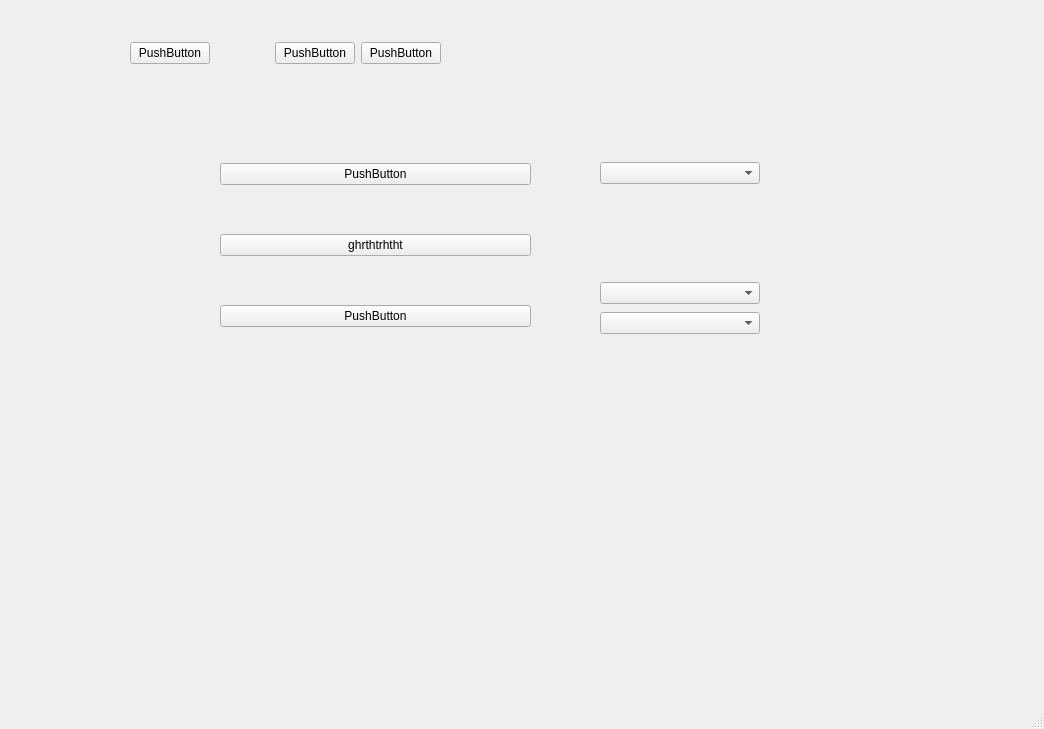
<?xml version="1.0" encoding="UTF-8"?>
<ui version="4.0">
 <class>MainWindow</class>
 <widget class="QMainWindow" name="MainWindow">
  <property name="geometry">
   <rect>
    <x>0</x>
    <y>0</y>
    <width>1044</width>
    <height>729</height>
   </rect>
  </property>
  <property name="windowTitle">
   <string>MainWindow</string>
  </property>
  <widget class="QWidget" name="centralwidget">
   <widget class="QWidget" name="verticalLayoutWidget">
    <property name="geometry">
     <rect>
      <x>220</x>
      <y>120</y>
      <width>311</width>
      <height>251</height>
     </rect>
    </property>
    <layout class="QVBoxLayout" name="verticalLayout_3">
     <item>
      <widget class="QPushButton" name="pushButton">
       <property name="text">
        <string>PushButton</string>
       </property>
      </widget>
     </item>
     <item>
      <widget class="QPushButton" name="pushButton_2">
       <property name="text">
        <string>ghrthtrhtht</string>
       </property>
       <property name="iconSize">
        <size>
         <width>30</width>
         <height>15</height>
        </size>
       </property>
       <property name="shortcut">
        <string>Ctrl+Q</string>
       </property>
       <property name="checkable">
        <bool>true</bool>
       </property>
      </widget>
     </item>
     <item>
      <widget class="QPushButton" name="pushButton_3">
       <property name="text">
        <string>PushButton</string>
       </property>
      </widget>
     </item>
    </layout>
   </widget>
   <widget class="TicTacToe" name="ticTacToe">
    <property name="geometry">
     <rect>
      <x>250</x>
      <y>380</y>
      <width>200</width>
      <height>200</height>
     </rect>
    </property>
    <property name="state" stdset="0">
     <string>-X-XO----</string>
    </property>
   </widget>
   <widget class="QWidget" name="verticalLayoutWidget_2">
    <property name="geometry">
     <rect>
      <x>600</x>
      <y>160</y>
      <width>160</width>
      <height>176</height>
     </rect>
    </property>
    <layout class="QVBoxLayout" name="verticalLayout_4">
     <item>
      <widget class="QComboBox" name="comboBox_3"/>
     </item>
     <item>
      <spacer name="verticalSpacer">
       <property name="orientation">
        <enum>Qt::Vertical</enum>
       </property>
       <property name="sizeType">
        <enum>QSizePolicy::Fixed</enum>
       </property>
       <property name="sizeHint" stdset="0">
        <size>
         <width>40</width>
         <height>90</height>
        </size>
       </property>
      </spacer>
     </item>
     <item>
      <widget class="QComboBox" name="comboBox_2"/>
     </item>
     <item>
      <widget class="QComboBox" name="comboBox"/>
     </item>
    </layout>
   </widget>
   <widget class="QWidget" name="">
    <property name="geometry">
     <rect>
      <x>130</x>
      <y>40</y>
      <width>311</width>
      <height>26</height>
     </rect>
    </property>
    <layout class="QHBoxLayout" name="horizontalLayout">
     <item>
      <widget class="QPushButton" name="pushButton_6">
       <property name="text">
        <string>PushButton</string>
       </property>
      </widget>
     </item>
     <item>
      <spacer name="horizontalSpacer">
       <property name="orientation">
        <enum>Qt::Horizontal</enum>
       </property>
       <property name="sizeHint" stdset="0">
        <size>
         <width>40</width>
         <height>20</height>
        </size>
       </property>
      </spacer>
     </item>
     <item>
      <widget class="QPushButton" name="pushButton_5">
       <property name="text">
        <string>PushButton</string>
       </property>
      </widget>
     </item>
     <item>
      <widget class="QPushButton" name="pushButton_4">
       <property name="text">
        <string>PushButton</string>
       </property>
      </widget>
     </item>
    </layout>
   </widget>
  </widget>
  <widget class="QMenuBar" name="menubar">
   <property name="geometry">
    <rect>
     <x>0</x>
     <y>0</y>
     <width>1044</width>
     <height>22</height>
    </rect>
   </property>
  </widget>
  <widget class="QStatusBar" name="statusbar"/>
 </widget>
 <customwidgets>
  <customwidget>
   <class>TicTacToe</class>
   <extends>QWidget</extends>
   <header>tictactoe</header>
  </customwidget>
 </customwidgets>
 <resources/>
 <connections/>
</ui>
